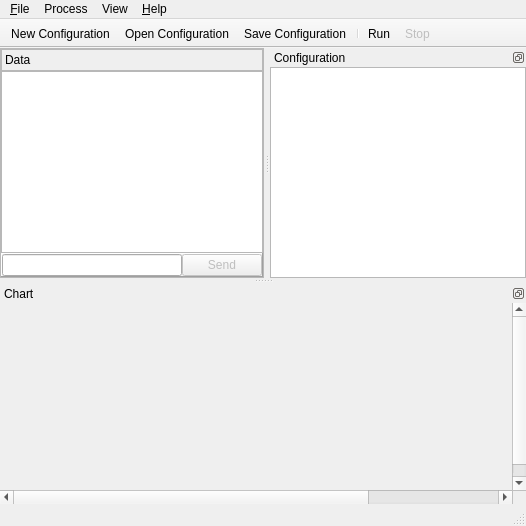
<?xml version="1.0" encoding="UTF-8"?>
<ui version="4.0">
 <class>MainWindow</class>
 <widget class="QMainWindow" name="MainWindow">
  <property name="geometry">
   <rect>
    <x>0</x>
    <y>0</y>
    <width>526</width>
    <height>526</height>
   </rect>
  </property>
  <property name="windowTitle">
   <string>Serial Chart</string>
  </property>
  <widget class="QWidget" name="centralWidget">
   <layout class="QHBoxLayout" name="horizontalLayout">
    <property name="spacing">
     <number>0</number>
    </property>
    <property name="leftMargin">
     <number>0</number>
    </property>
    <property name="topMargin">
     <number>0</number>
    </property>
    <property name="rightMargin">
     <number>0</number>
    </property>
    <property name="bottomMargin">
     <number>0</number>
    </property>
    <item>
     <widget class="QFrame" name="frame">
      <property name="frameShape">
       <enum>QFrame::StyledPanel</enum>
      </property>
      <property name="frameShadow">
       <enum>QFrame::Raised</enum>
      </property>
      <layout class="QVBoxLayout" name="verticalLayout">
       <property name="spacing">
        <number>0</number>
       </property>
       <property name="leftMargin">
        <number>0</number>
       </property>
       <property name="topMargin">
        <number>0</number>
       </property>
       <property name="rightMargin">
        <number>0</number>
       </property>
       <property name="bottomMargin">
        <number>0</number>
       </property>
       <item>
        <widget class="QFrame" name="frame_2">
         <property name="autoFillBackground">
          <bool>false</bool>
         </property>
         <property name="styleSheet">
          <string notr="true"/>
         </property>
         <property name="frameShape">
          <enum>QFrame::StyledPanel</enum>
         </property>
         <property name="frameShadow">
          <enum>QFrame::Plain</enum>
         </property>
         <layout class="QHBoxLayout" name="horizontalLayout_4">
          <property name="spacing">
           <number>0</number>
          </property>
          <property name="leftMargin">
           <number>3</number>
          </property>
          <property name="topMargin">
           <number>3</number>
          </property>
          <property name="rightMargin">
           <number>3</number>
          </property>
          <property name="bottomMargin">
           <number>3</number>
          </property>
          <item>
           <widget class="QLabel" name="label">
            <property name="autoFillBackground">
             <bool>true</bool>
            </property>
            <property name="styleSheet">
             <string notr="true"/>
            </property>
            <property name="text">
             <string>Data</string>
            </property>
           </widget>
          </item>
         </layout>
        </widget>
       </item>
       <item>
        <widget class="QPlainTextEdit" name="dataText">
         <property name="font">
          <font>
           <family>Courier</family>
           <pointsize>10</pointsize>
          </font>
         </property>
        </widget>
       </item>
       <item>
        <widget class="QFrame" name="frame_3">
         <property name="autoFillBackground">
          <bool>true</bool>
         </property>
         <property name="frameShape">
          <enum>QFrame::Panel</enum>
         </property>
         <property name="frameShadow">
          <enum>QFrame::Raised</enum>
         </property>
         <layout class="QHBoxLayout" name="horizontalLayout_3">
          <property name="spacing">
           <number>0</number>
          </property>
          <property name="leftMargin">
           <number>0</number>
          </property>
          <property name="topMargin">
           <number>0</number>
          </property>
          <property name="rightMargin">
           <number>0</number>
          </property>
          <property name="bottomMargin">
           <number>0</number>
          </property>
          <item>
           <widget class="QLineEdit" name="sendText">
            <property name="enabled">
             <bool>true</bool>
            </property>
            <property name="text">
             <string/>
            </property>
           </widget>
          </item>
          <item>
           <widget class="QPushButton" name="sendButton">
            <property name="enabled">
             <bool>false</bool>
            </property>
            <property name="text">
             <string>Send</string>
            </property>
           </widget>
          </item>
         </layout>
        </widget>
       </item>
      </layout>
     </widget>
    </item>
   </layout>
  </widget>
  <widget class="QMenuBar" name="menuBar">
   <property name="geometry">
    <rect>
     <x>0</x>
     <y>0</y>
     <width>526</width>
     <height>21</height>
    </rect>
   </property>
   <widget class="QMenu" name="menuFile">
    <property name="title">
     <string>&amp;File</string>
    </property>
    <addaction name="actionNew"/>
    <addaction name="actionOpen"/>
    <addaction name="actionSave"/>
    <addaction name="actionSaveAs"/>
    <addaction name="separator"/>
    <addaction name="actionExit"/>
   </widget>
   <widget class="QMenu" name="menuProcess">
    <property name="title">
     <string>Process</string>
    </property>
    <addaction name="actionRun"/>
    <addaction name="actionStop"/>
   </widget>
   <widget class="QMenu" name="menu_Help">
    <property name="title">
     <string>&amp;Help</string>
    </property>
    <addaction name="actionAbout"/>
   </widget>
   <widget class="QMenu" name="menuView">
    <property name="title">
     <string>View</string>
    </property>
    <addaction name="actionToolbar"/>
    <addaction name="separator"/>
    <addaction name="actionConfiguration"/>
    <addaction name="actionChart"/>
    <addaction name="separator"/>
   </widget>
   <addaction name="menuFile"/>
   <addaction name="menuProcess"/>
   <addaction name="menuView"/>
   <addaction name="menu_Help"/>
  </widget>
  <widget class="QToolBar" name="mainToolBar">
   <property name="windowTitle">
    <string>Toolbar</string>
   </property>
   <property name="movable">
    <bool>false</bool>
   </property>
   <property name="allowedAreas">
    <set>Qt::TopToolBarArea</set>
   </property>
   <property name="floatable">
    <bool>false</bool>
   </property>
   <attribute name="toolBarArea">
    <enum>TopToolBarArea</enum>
   </attribute>
   <attribute name="toolBarBreak">
    <bool>false</bool>
   </attribute>
   <addaction name="actionNew"/>
   <addaction name="actionOpen"/>
   <addaction name="actionSave"/>
   <addaction name="separator"/>
   <addaction name="actionRun"/>
   <addaction name="actionStop"/>
  </widget>
  <widget class="QStatusBar" name="statusBar"/>
  <widget class="QDockWidget" name="dockWidgetChart">
   <property name="sizePolicy">
    <sizepolicy hsizetype="Expanding" vsizetype="Expanding">
     <horstretch>0</horstretch>
     <verstretch>0</verstretch>
    </sizepolicy>
   </property>
   <property name="minimumSize">
    <size>
     <width>100</width>
     <height>201</height>
    </size>
   </property>
   <property name="features">
    <set>QDockWidget::DockWidgetFloatable|QDockWidget::DockWidgetMovable</set>
   </property>
   <property name="windowTitle">
    <string>Chart</string>
   </property>
   <attribute name="dockWidgetArea">
    <number>8</number>
   </attribute>
   <widget class="QWidget" name="dockWidgetChartContents">
    <layout class="QHBoxLayout" name="horizontalLayout_2">
     <property name="spacing">
      <number>0</number>
     </property>
     <property name="leftMargin">
      <number>0</number>
     </property>
     <property name="topMargin">
      <number>0</number>
     </property>
     <property name="rightMargin">
      <number>0</number>
     </property>
     <property name="bottomMargin">
      <number>0</number>
     </property>
     <item>
      <widget class="QScrollArea" name="scrollArea">
       <property name="autoFillBackground">
        <bool>false</bool>
       </property>
       <property name="frameShape">
        <enum>QFrame::NoFrame</enum>
       </property>
       <property name="frameShadow">
        <enum>QFrame::Plain</enum>
       </property>
       <property name="lineWidth">
        <number>0</number>
       </property>
       <property name="verticalScrollBarPolicy">
        <enum>Qt::ScrollBarAsNeeded</enum>
       </property>
       <property name="horizontalScrollBarPolicy">
        <enum>Qt::ScrollBarAsNeeded</enum>
       </property>
       <property name="widgetResizable">
        <bool>true</bool>
       </property>
       <widget class="QWidget" name="scrollAreaWidgetContents">
        <property name="geometry">
         <rect>
          <x>0</x>
          <y>0</y>
          <width>700</width>
          <height>201</height>
         </rect>
        </property>
        <layout class="QFormLayout" name="formLayout">
         <property name="horizontalSpacing">
          <number>0</number>
         </property>
         <property name="verticalSpacing">
          <number>0</number>
         </property>
         <property name="leftMargin">
          <number>0</number>
         </property>
         <property name="topMargin">
          <number>0</number>
         </property>
         <property name="rightMargin">
          <number>0</number>
         </property>
         <property name="bottomMargin">
          <number>0</number>
         </property>
         <item row="0" column="0">
          <widget class="Chart" name="chart" native="true">
           <property name="sizePolicy">
            <sizepolicy hsizetype="Fixed" vsizetype="Fixed">
             <horstretch>0</horstretch>
             <verstretch>0</verstretch>
            </sizepolicy>
           </property>
           <property name="minimumSize">
            <size>
             <width>700</width>
             <height>201</height>
            </size>
           </property>
           <property name="mouseTracking">
            <bool>true</bool>
           </property>
          </widget>
         </item>
        </layout>
       </widget>
      </widget>
     </item>
    </layout>
   </widget>
  </widget>
  <widget class="QDockWidget" name="dockWidgetConfiguration">
   <property name="features">
    <set>QDockWidget::DockWidgetFloatable|QDockWidget::DockWidgetMovable</set>
   </property>
   <property name="windowTitle">
    <string>Configuration</string>
   </property>
   <attribute name="dockWidgetArea">
    <number>2</number>
   </attribute>
   <widget class="QWidget" name="dockWidgetContentsConfiguration">
    <layout class="QVBoxLayout" name="verticalLayout_3">
     <property name="spacing">
      <number>0</number>
     </property>
     <property name="leftMargin">
      <number>0</number>
     </property>
     <property name="topMargin">
      <number>0</number>
     </property>
     <property name="rightMargin">
      <number>0</number>
     </property>
     <property name="bottomMargin">
      <number>0</number>
     </property>
     <item>
      <widget class="QPlainTextEdit" name="configurationText">
       <property name="enabled">
        <bool>true</bool>
       </property>
       <property name="font">
        <font>
         <family>Courier</family>
         <pointsize>10</pointsize>
        </font>
       </property>
       <property name="documentTitle">
        <string/>
       </property>
       <property name="readOnly">
        <bool>false</bool>
       </property>
       <property name="plainText">
        <string/>
       </property>
      </widget>
     </item>
    </layout>
   </widget>
  </widget>
  <action name="actionOpen">
   <property name="icon">
    <iconset>
     <normalon>:/images/open.png</normalon>
    </iconset>
   </property>
   <property name="text">
    <string>Open Configuration</string>
   </property>
   <property name="shortcut">
    <string>Ctrl+O</string>
   </property>
  </action>
  <action name="actionExit">
   <property name="text">
    <string>E&amp;xit</string>
   </property>
  </action>
  <action name="actionSave">
   <property name="icon">
    <iconset>
     <normalon>:/images/save.png</normalon>
    </iconset>
   </property>
   <property name="text">
    <string>Save Configuration</string>
   </property>
   <property name="shortcut">
    <string>Ctrl+S</string>
   </property>
  </action>
  <action name="actionNew">
   <property name="icon">
    <iconset resource="resources.qrc">
     <normaloff>:/images/new.png</normaloff>:/images/new.png</iconset>
   </property>
   <property name="text">
    <string>New Configuration</string>
   </property>
   <property name="shortcut">
    <string>Ctrl+N</string>
   </property>
  </action>
  <action name="actionSaveAs">
   <property name="text">
    <string>Save Configuration &amp;As...</string>
   </property>
  </action>
  <action name="actionRun">
   <property name="icon">
    <iconset resource="resources.qrc">
     <normaloff>:/images/run.png</normaloff>:/images/run.png</iconset>
   </property>
   <property name="text">
    <string>Run</string>
   </property>
   <property name="shortcut">
    <string>F5</string>
   </property>
  </action>
  <action name="actionStop">
   <property name="enabled">
    <bool>false</bool>
   </property>
   <property name="icon">
    <iconset resource="resources.qrc">
     <normaloff>:/images/stop.png</normaloff>:/images/stop.png</iconset>
   </property>
   <property name="text">
    <string>&amp;Stop</string>
   </property>
   <property name="shortcut">
    <string>F6</string>
   </property>
  </action>
  <action name="actionAbout">
   <property name="text">
    <string>&amp;About</string>
   </property>
  </action>
  <action name="actionConfiguration">
   <property name="checkable">
    <bool>true</bool>
   </property>
   <property name="checked">
    <bool>true</bool>
   </property>
   <property name="text">
    <string>Configuration</string>
   </property>
  </action>
  <action name="actionChart">
   <property name="checkable">
    <bool>true</bool>
   </property>
   <property name="checked">
    <bool>true</bool>
   </property>
   <property name="text">
    <string>Chart</string>
   </property>
  </action>
  <action name="actionToolbar">
   <property name="checkable">
    <bool>true</bool>
   </property>
   <property name="checked">
    <bool>true</bool>
   </property>
   <property name="text">
    <string>Toolbar</string>
   </property>
  </action>
 </widget>
 <layoutdefault spacing="6" margin="11"/>
 <customwidgets>
  <customwidget>
   <class>Chart</class>
   <extends>QWidget</extends>
   <header>chart.h</header>
   <container>1</container>
  </customwidget>
 </customwidgets>
 <resources>
  <include location="resources.qrc"/>
 </resources>
 <connections/>
</ui>
